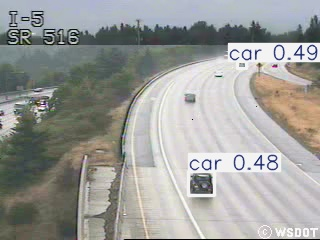

Source code (Python):
import cv2
from ultralytics import YOLO
import os

# Check if video file exists
video_path = "content/highway.mp4"  # Adjust this to your actual video path
print(f"Checking for video at: {video_path}")
print(f"File exists: {os.path.exists(video_path)}")

if os.path.exists(video_path):
    print(f"File size: {os.path.getsize(video_path)} bytes")

# Try to open video
cap = cv2.VideoCapture(video_path)
print(f"Video opened successfully: {cap.isOpened()}")

if cap.isOpened():
    # Get video properties
    width = int(cap.get(cv2.CAP_PROP_FRAME_WIDTH))
    height = int(cap.get(cv2.CAP_PROP_FRAME_HEIGHT))
    fps = int(cap.get(cv2.CAP_PROP_FPS))
    frame_count = int(cap.get(cv2.CAP_PROP_FRAME_COUNT))
    
    print(f"Video properties:")
    print(f"  Width: {width}")
    print(f"  Height: {height}")
    print(f"  FPS: {fps}")
    print(f"  Total frames: {frame_count}")
    
    # Try to read first frame
    ret, frame = cap.read()
    print(f"Frame read successfully: {ret}")
    
    if ret:
        print(f"Frame shape: {frame.shape}")
        
        # Load YOLO model
        print("\nLoading YOLO model...")
        model = YOLO("yolov10n.pt")
        print("Model loaded successfully")
        
        # Run detection
        print("Running detection...")
        results = model(frame)
        print(f"Detection complete!")
        print(f"Number of detections: {len(results[0].boxes)}")
        
        # Show what was detected
        for i, box in enumerate(results[0].boxes):
            cls = int(box.cls[0])
            conf = float(box.conf[0])
            print(f"  Object {i+1}: Class {cls}, Confidence {conf:.2f}")
        
        # Save annotated image
        annotated = results[0].plot()
        cv2.imwrite("test_detection.jpg", annotated)
        print("\nSaved annotated image to test_detection.jpg")
    else:
        print("ERROR: Could not read frame from video")
else:
    print("ERROR: Could not open video file")
    print("\nPlease check:")
    print("1. The video file path is correct")
    print("2. The video file is not corrupted")
    print("3. You have the correct codec installed")

cap.release()
print("\nDone!")
